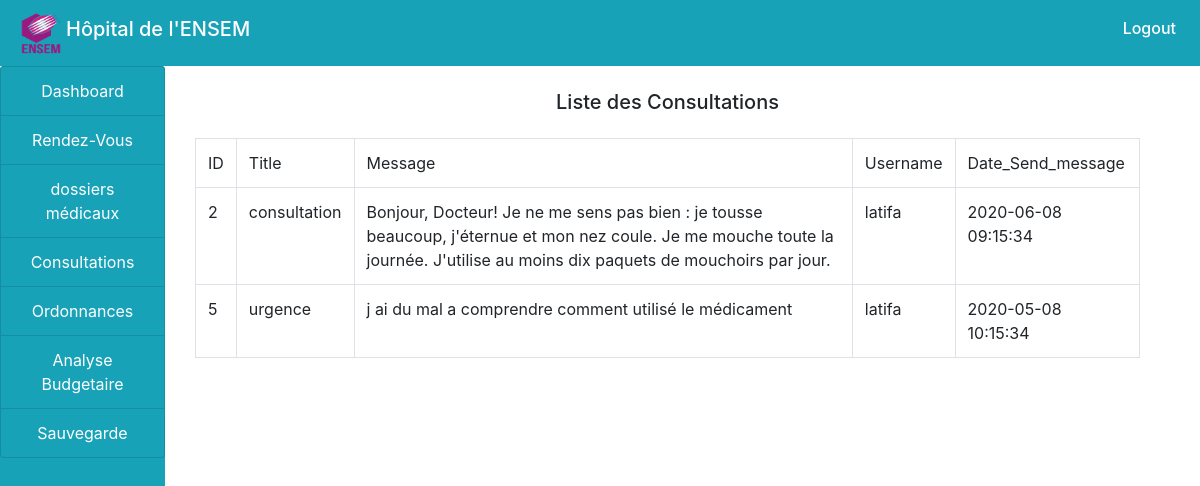
The page /Cabinet_Médical/doctor/consultation.php on the database its author committed.
### tables this page shows
CREATE TABLE `consultation` (
  `ID` int(11) NOT NULL AUTO_INCREMENT,
  `username` varchar(50) NOT NULL,
  `title` varchar(50) NOT NULL,
  `message` varchar(200) NOT NULL,
  `date_send` varchar(100) NOT NULL,
  `profile` varchar(100) NOT NULL,
  `from` varchar(100) NOT NULL,
  `to` varchar(100) NOT NULL,
  PRIMARY KEY (`ID`)
);

### Cabinet_Médical/doctor/consultation.php (the view, shortened to what this page needs)
<!doctype html>
<html >
<head>
</head>
<body>
  <?php
  include("../include/header.php");
  include("../include/connection.php");
  ?>
  <div class="container-fluid">
  <div class="col-md-12">
  <div class="row">
  <div class="col-md-2" style="margin-left: -30px;">
  <?php
  include("sidenav.php");
  ?>
  </div>
  <div class="col-md-10">
  <h5 class="text-center my-4">Liste des Consultations</h5>
  <?php
  $query="SELECT * FROM consultation where profile='patient'";
  $res=mysqli_query($connect,$query);
  $output="
    <table class='table  table-bordered'>
    <tr>
    <td>ID</td>
    <td>Title</td>
    <td>Message</td>
    <td>Username</td>
    <td>Date_Send_message</td>
    </tr>
    ";
      while($row=mysqli_fetch_array($res)){
        $output .="
        <tr>
        <td>".$row['ID']."</td>
        <td>".$row['title']."</td>
        <td>".$row['message']."</td>
        <td>".$row['username']."</td>
        <td>".$row['date_send']."</td>
        ";
      }
      $output .="
  </tr>
  </table>
";
echo $output;
?>

### rows shown on the page
consultation: ID "2", title "consultation", message "Bonjour, Docteur! Je ne me sens pas bien : je tousse beaucoup, j'éternue et mon nez coule. Je me mouche toute la journée. J'utilise au moins dix paquets de mouchoirs par jour.", username "latifa", date_send "2020-06-08 09:15:34"
consultation: ID "5", title "urgence", message "j ai du mal a comprendre comment utilisé le médicament", username "latifa", date_send "2020-05-08 10:15:34"
